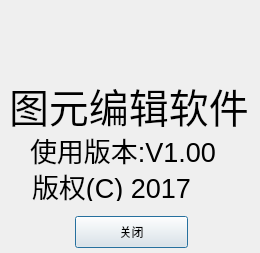
<?xml version="1.0" encoding="UTF-8"?>
<ui version="4.0">
 <class>HAbout</class>
 <widget class="QDialog" name="HAbout">
  <property name="geometry">
   <rect>
    <x>0</x>
    <y>0</y>
    <width>260</width>
    <height>253</height>
   </rect>
  </property>
  <property name="minimumSize">
   <size>
    <width>260</width>
    <height>253</height>
   </size>
  </property>
  <property name="maximumSize">
   <size>
    <width>260</width>
    <height>253</height>
   </size>
  </property>
  <property name="baseSize">
   <size>
    <width>260</width>
    <height>253</height>
   </size>
  </property>
  <property name="windowTitle">
   <string>关于图元编辑软件</string>
  </property>
  <property name="autoFillBackground">
   <bool>false</bool>
  </property>
  <widget class="QLabel" name="label">
   <property name="geometry">
    <rect>
     <x>9</x>
     <y>80</y>
     <width>241</width>
     <height>51</height>
    </rect>
   </property>
   <property name="font">
    <font>
     <pointsize>30</pointsize>
    </font>
   </property>
   <property name="text">
    <string>图元编辑软件</string>
   </property>
  </widget>
  <widget class="QLabel" name="label_2">
   <property name="geometry">
    <rect>
     <x>30</x>
     <y>134</y>
     <width>201</width>
     <height>31</height>
    </rect>
   </property>
   <property name="font">
    <font>
     <pointsize>20</pointsize>
    </font>
   </property>
   <property name="text">
    <string>使用版本:V1.00</string>
   </property>
  </widget>
  <widget class="QLabel" name="label_3">
   <property name="geometry">
    <rect>
     <x>32</x>
     <y>170</y>
     <width>191</width>
     <height>31</height>
    </rect>
   </property>
   <property name="font">
    <font>
     <pointsize>20</pointsize>
    </font>
   </property>
   <property name="text">
    <string>版权(C) 2017</string>
   </property>
  </widget>
  <widget class="QPushButton" name="closeBtn">
   <property name="geometry">
    <rect>
     <x>75</x>
     <y>216</y>
     <width>113</width>
     <height>32</height>
    </rect>
   </property>
   <property name="text">
    <string>关闭</string>
   </property>
  </widget>
 </widget>
 <resources/>
 <connections>
  <connection>
   <sender>closeBtn</sender>
   <signal>clicked()</signal>
   <receiver>HAbout</receiver>
   <slot>accept()</slot>
   <hints>
    <hint type="sourcelabel">
     <x>141</x>
     <y>227</y>
    </hint>
    <hint type="destinationlabel">
     <x>218</x>
     <y>233</y>
    </hint>
   </hints>
  </connection>
 </connections>
</ui>
